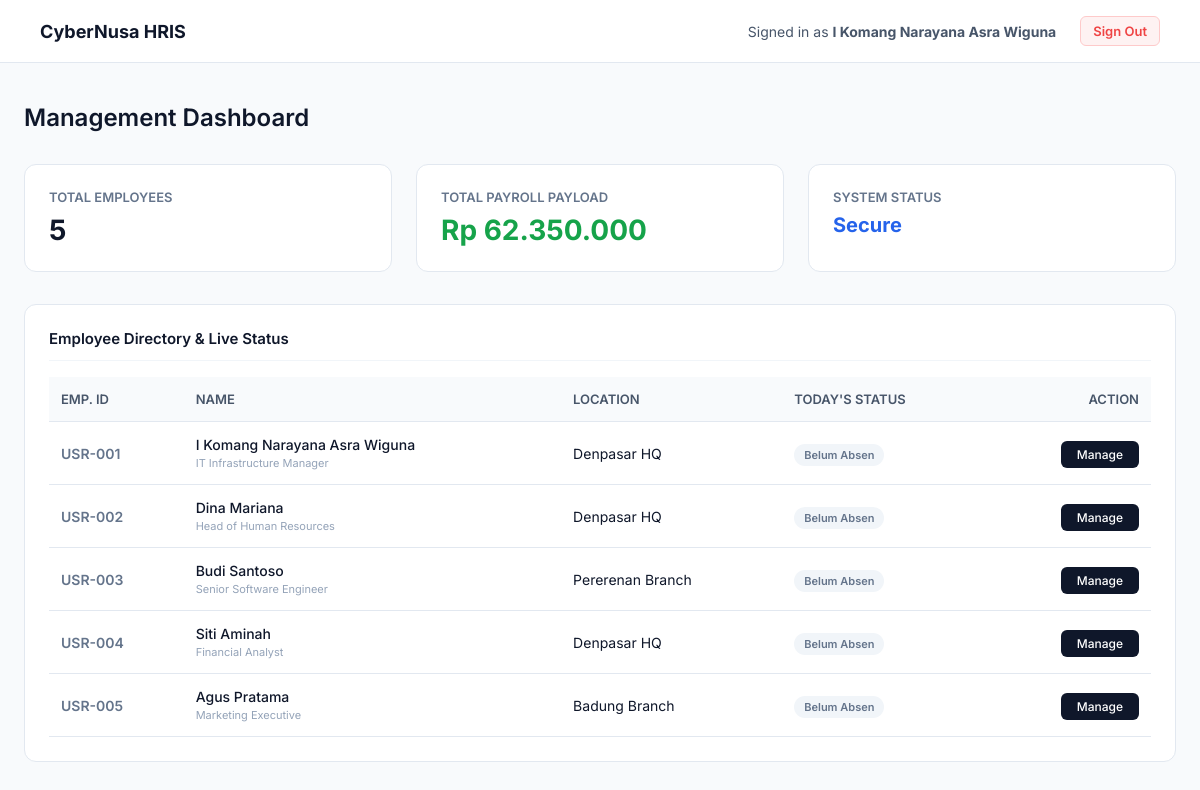
/dashboard.php (signed in), run on the app's committed database.
### tables this page shows
CREATE TABLE `users` (
  `id_user` int NOT NULL,
  `username` varchar(50) NOT NULL,
  `password` varchar(255) NOT NULL,
  `nama_lengkap` varchar(100) NOT NULL,
  `role` varchar(50) NOT NULL,
  `jabatan` varchar(100) NOT NULL,
  `penempatan` varchar(100) NOT NULL
);

### dashboard.php (the view, shortened to what this page needs)
<?php
require 'config.php';
$session_user_id = $_SESSION['id_user'];
$session_role = $_SESSION['role'];
$stmt = $conn->prepare("SELECT * FROM users WHERE id_user = ?");
$stmt->bind_param("i", $session_user_id);
$stmt->execute();
$user_data = $stmt->get_result()->fetch_assoc();
$all_users = null;
$total_karyawan = 0;
$total_gaji_perusahaan = 0;
if ($session_role === 'Administrator' || $session_role === 'Management') {
    $stmt_count = $conn->query("SELECT COUNT(id_user) as total FROM users");
    $total_karyawan = $stmt_count->fetch_assoc()['total'];
    $stmt_sum = $conn->query("SELECT SUM(total_gaji) as grand_total FROM penggajian");
    $total_gaji_perusahaan = $stmt_sum->fetch_assoc()['grand_total'] ?? 0;
    $query_dir = "
        SELECT u.id_user, u.username, u.nama_lengkap, u.role, u.jabatan, u.penempatan,
               a.status_kehadiran, a.waktu_masuk
        FROM users u
        LEFT JOIN absensi a ON u.id_user = a.id_user AND a.tanggal = CURDATE()
    ";
    $stmt_all = $conn->prepare($query_dir);
    $stmt_all->execute();
    $all_users = $stmt_all->get_result();
}
?>
<!DOCTYPE html>
<html lang="en">
<head>
</head>
<body>
<div class="topbar">
    <div class="topbar-brand">CyberNusa HRIS</div>
    <div class="topbar-nav">
        <span class="user-info">Signed in as <strong><?= htmlspecialchars($user_data['nama_lengkap']); ?></strong></span>
        <a href="logout.php" class="btn-logout">Sign Out</a>
    </div>
</div>
<div class="content">
    <div class="page-header">
        <h1><?= ($session_role === 'Administrator' || $session_role === 'Management') ? 'Management Dashboard' : 'Employee Portal' ?></h1>
    </div>
    <?php if ($session_role === 'Administrator' || $session_role === 'Management'): ?>
    <div class="analytics-grid">
        <div class="stat-card"><h3>Total Employees</h3><div class="value"><?= $total_karyawan; ?></div></div>
        <div class="stat-card"><h3>Total Payroll Payload</h3><div class="value" style="color:#16a34a;">Rp <?= number_format($total_gaji_perusahaan, 0, ',', '.'); ?></div></div>
        <div class="stat-card"><h3>System Status</h3><div class="value" style="color:#2563eb; font-size: 20px; margin-top:5px;">Secure</div></div>
    </div>
    <div class="card">
        <div class="card-title">Employee Directory & Live Status</div>
        <table class="table-responsive">
            <thead>
                <tr>
                    <th>Emp. ID</th>
                    <th>Name</th>
                    <th>Location</th>
                    <th>Today's Status</th>
                    <th style="text-align: right;">Action</th>
                </tr>
            </thead>
            <tbody>
                <?php while($row = $all_users->fetch_assoc()): ?>
                <tr>
                    <td style="font-weight: 600; color: #64748b;">USR-<?= sprintf('%03d', $row['id_user']); ?></td>
                    <td style="font-weight: 500;"><?= htmlspecialchars($row['nama_lengkap']); ?><br><span style="font-size: 11px; color: #94a3b8; font-weight: 400;"><?= htmlspecialchars($row['jabatan']); ?></span></td>
                    <td><?= htmlspecialchars($row['penempatan']); ?></td>
                    <td>
                        <?php
                            if ($row['status_kehadiran'] == 'Hadir') {
                                echo "<span class='badge-status status-hadir'>Hadir (".$row['waktu_masuk'].")</span>";
                            } elseif ($row['status_kehadiran'] == 'Sakit' || $row['status_kehadiran'] == 'Izin') {
                                echo "<span class='badge-status status-izin'>".$row['status_kehadiran']."</span>";
                            } elseif ($row['status_kehadiran'] == 'Alpa') {
                                echo "<span class='badge-status status-alpa'>Alpa</span>";
                            } else {
                                echo "<span class='badge-status status-none'>Belum Absen</span>";
                            }
                        ?>
                    </td>
                    <td style="text-align: right;">
                        <a href="admin_manage.php?id=<?= $row['id_user']; ?>" class="btn-admin">Manage</a>
                    </td>
                </tr>
                <?php endwhile; ?>
            </tbody>
        </table>
    </div>
    <?php endif; ?>
</div>
</body>
</html>

### dashboard.php (style rules this page uses)
* { box-sizing: border-box; font-family: 'Inter', sans-serif; margin: 0; padding: 0; }
body { background-color: #f8fafc; color: #0f172a; }
.topbar { background: #ffffff; border-bottom: 1px solid #e2e8f0; padding: 16px 40px; display: flex; justify-content: space-between; align-items: center; position: sticky; top: 0; z-index: 100; }
.topbar-brand { font-weight: 700; font-size: 18px; color: #0f172a; }
.topbar-nav { display: flex; align-items: center; gap: 24px; }
.user-info { font-size: 14px; color: #475569; }
.btn-logout { text-decoration: none; color: #ef4444; font-size: 13px; font-weight: 600; padding: 6px 12px; border: 1px solid #fecaca; border-radius: 6px; background: #fef2f2; }
.content { max-width: 1200px; margin: 40px auto; padding: 0 24px; }
.page-header { margin-bottom: 32px; }
.page-header h1 { font-size: 24px; font-weight: 600; }
.analytics-grid { display: grid; grid-template-columns: repeat(3, 1fr); gap: 24px; margin-bottom: 32px; }
.stat-card { background: #ffffff; padding: 24px; border-radius: 12px; border: 1px solid #e2e8f0; }
.stat-card h3 { font-size: 13px; color: #64748b; font-weight: 600; text-transform: uppercase; margin-bottom: 8px; }
.stat-card .value { font-size: 28px; font-weight: 700; color: #0f172a; }
.card { background: #ffffff; border: 1px solid #e2e8f0; border-radius: 12px; padding: 24px; margin-bottom: 24px; }
.card-title { font-size: 15px; font-weight: 600; margin-bottom: 16px; border-bottom: 1px solid #f1f5f9; padding-bottom: 12px; }
.table-responsive { width: 100%; border-collapse: collapse; }
.table-responsive th, .table-responsive td { padding: 14px 12px; text-align: left; border-bottom: 1px solid #e2e8f0; font-size: 14px; }
.table-responsive th { font-weight: 600; color: #475569; background: #f8fafc; font-size: 13px; text-transform: uppercase; }
.btn-admin { background: #0f172a; color: white; padding: 6px 16px; border-radius: 6px; text-decoration: none; font-size: 12px; font-weight: 500; }
.badge-status { padding: 4px 10px; border-radius: 20px; font-size: 11px; font-weight: 600; }
.status-none { background: #f1f5f9; color: #64748b; }

### data on the page
users: nama_lengkap "I Komang Narayana Asra Wiguna", id_user "001", jabatan "IT Infrastructure Manager", penempatan "Denpasar HQ"
users: id_user "002", nama_lengkap "Dina Mariana", jabatan "Head of Human Resources", penempatan "Denpasar HQ"
users: id_user "003", nama_lengkap "Budi Santoso", jabatan "Senior Software Engineer", penempatan "Pererenan Branch"
users: id_user "004", nama_lengkap "Siti Aminah", jabatan "Financial Analyst", penempatan "Denpasar HQ"
users: id_user "005", nama_lengkap "Agus Pratama", jabatan "Marketing Executive", penempatan "Badung Branch"

### other printed values
$total_karyawan "5"
$total_gaji_perusahaan "62.350.000"
